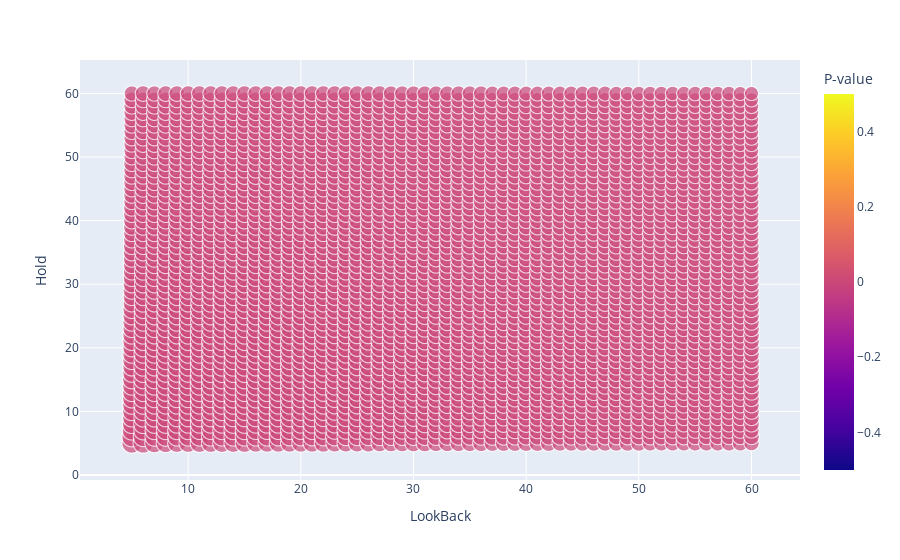

Write notebook code for a chart like this one.
### Code cell
fig = px.scatter(returns_table, x="LookBack", y="Hold", color="P-value",
                 size='Correlation_abs')
fig.show()

### Figure 1 — Plotly figure (JSON) as saved in the notebook; plotly's stock layout.template omitted (floating-point values rounded to 4 significant figures; data arrays with more than 128 entries replaced by an {"elided": "..."} marker saying what was removed)
{"data": [{"hovertemplate": "LookBack=%{x}<br>Hold=%{y}<br>Correlation_abs=%{marker.size}<br>P-value=%{marker.color}<extra></extra>", "legendgroup": "", "marker": {"color": {"elided": "3136 float values"}, "coloraxis": "coloraxis", "size": {"elided": "3136 float values"}, "sizemode": "area", "sizeref": 0.0006967, "symbol": "circle"}, "mode": "markers", "name": "", "showlegend": false, "type": "scattergl", "x": {"elided": "3136 int values"}, "xaxis": "x", "y": {"elided": "3136 int values"}, "yaxis": "y"}], "layout": {"coloraxis": {"colorbar": {"title": {"text": "P-value"}}, "colorscale": [[0, "#0d0887"], [0.1111, "#46039f"], [0.2222, "#7201a8"], [0.3333, "#9c179e"], [0.4444, "#bd3786"], [0.5556, "#d8576b"], [0.6667, "#ed7953"], [0.7778, "#fb9f3a"], [0.8889, "#fdca26"], [1, "#f0f921"]]}, "legend": {"itemsizing": "constant", "tracegroupgap": 0}, "margin": {"t": 60}, "xaxis": {"anchor": "y", "domain": [0, 1], "title": {"text": "LookBack"}}, "yaxis": {"anchor": "x", "domain": [0, 1], "title": {"text": "Hold"}}}}
